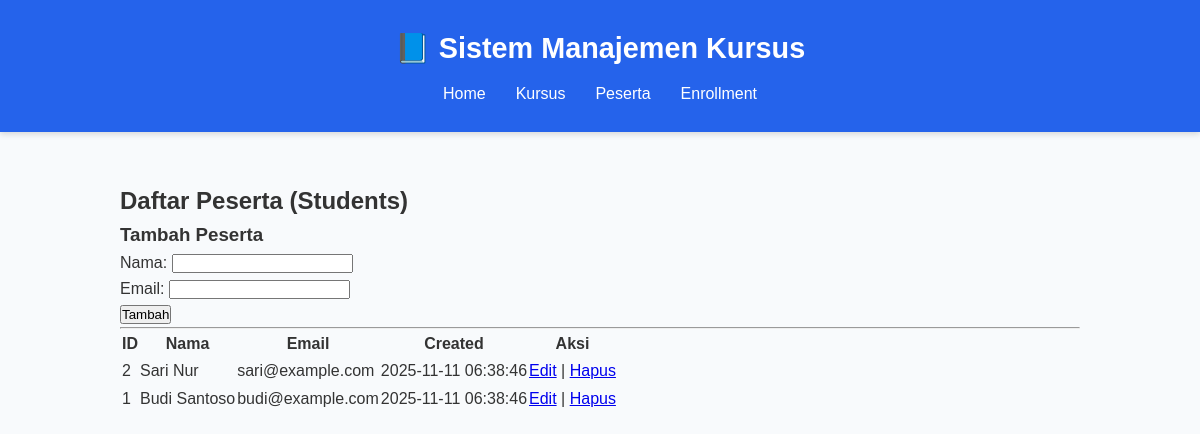
Page /index.php?page=students on the committed database.
### tables this page shows
CREATE TABLE IF NOT EXISTS students (
  id INT AUTO_INCREMENT PRIMARY KEY,
  name VARCHAR(200) NOT NULL,
  email VARCHAR(200) NOT NULL UNIQUE,
  created_at TIMESTAMP DEFAULT CURRENT_TIMESTAMP
);

### class/Student.php (called while the page is built, shortened)
<?php
class Student {
    private $conn;
    public function __construct($pdo) {
        $this->conn = $pdo;
    }
    public function getAll() {
        $sql = "SELECT id, name, email, created_at FROM students ORDER BY id DESC";
        $stmt = $this->conn->prepare($sql);
        $stmt->execute();
        return $stmt->fetchAll(PDO::FETCH_ASSOC);
    }
}

### view/students.php (the view, shortened to what this page needs)
<?php
$students = $studentObj->getAll();
?>
<h2>Daftar Peserta (Students)</h2>
<?php
if (isset($_GET['edit'])) {
    $id = (int)$_GET['edit'];
    $s = $studentObj->getById($id);
    if ($s) {
        ?>
        <h3>Ubah Peserta</h3>
        <form method="post" action="index.php?page=students">
            <input type="hidden" name="action" value="update">
            <input type="hidden" name="id" value="<?php echo $s['id']; ?>">
            <label>Nama: <input type="text" name="name" required value="<?php echo htmlspecialchars($s['name']); ?>"></label><br>
            <label>Email: <input type="email" name="email" required value="<?php echo htmlspecialchars($s['email']); ?>"></label><br>
            <button type="submit">Simpan</button>
            <a href="index.php?page=students">Batal</a>
        </form>
        <?php
    }
} else {
    ?>
    <h3>Tambah Peserta</h3>
    <form method="post" action="index.php?page=students">
        <label>Nama: <input type="text" name="name" required></label><br>
        <label>Email: <input type="email" name="email" required></label><br>
        <button type="submit">Tambah</button>
    </form>
    <?php
}
?>
<hr />
<table>
    <thead>
        <tr><th>ID</th><th>Nama</th><th>Email</th><th>Created</th><th>Aksi</th></tr>
    </thead>
    <tbody>
    <?php foreach ($students as $st): ?>
        <tr>
            <td><?php echo $st['id']; ?></td>
            <td><?php echo htmlspecialchars($st['name']); ?></td>
            <td><?php echo htmlspecialchars($st['email']); ?></td>
            <td><?php echo $st['created_at']; ?></td>
            <td>
                <a href="index.php?page=students&edit=<?php echo $st['id']; ?>">Edit</a> |
                <a href="index.php?page=students&delete=<?php echo $st['id']; ?>" onclick="return confirm('Hapus peserta?')">Hapus</a>
            </td>
        </tr>
    <?php endforeach; ?>
    </tbody>
</table>

### style.css (style rules this page uses)
* { margin: 0; padding: 0; box-sizing: border-box; font-family: "Poppins", sans-serif; }
body { background-color: #f8fafc; color: #333; line-height: 1.6; }

### rows in the picture
students: id "2", name "Sari Nur", email "sari@example.com", created_at "2025-11-11 06:38:46"
students: id "1", name "Budi Santoso", email "budi@example.com", created_at "2025-11-11 06:38:46"
